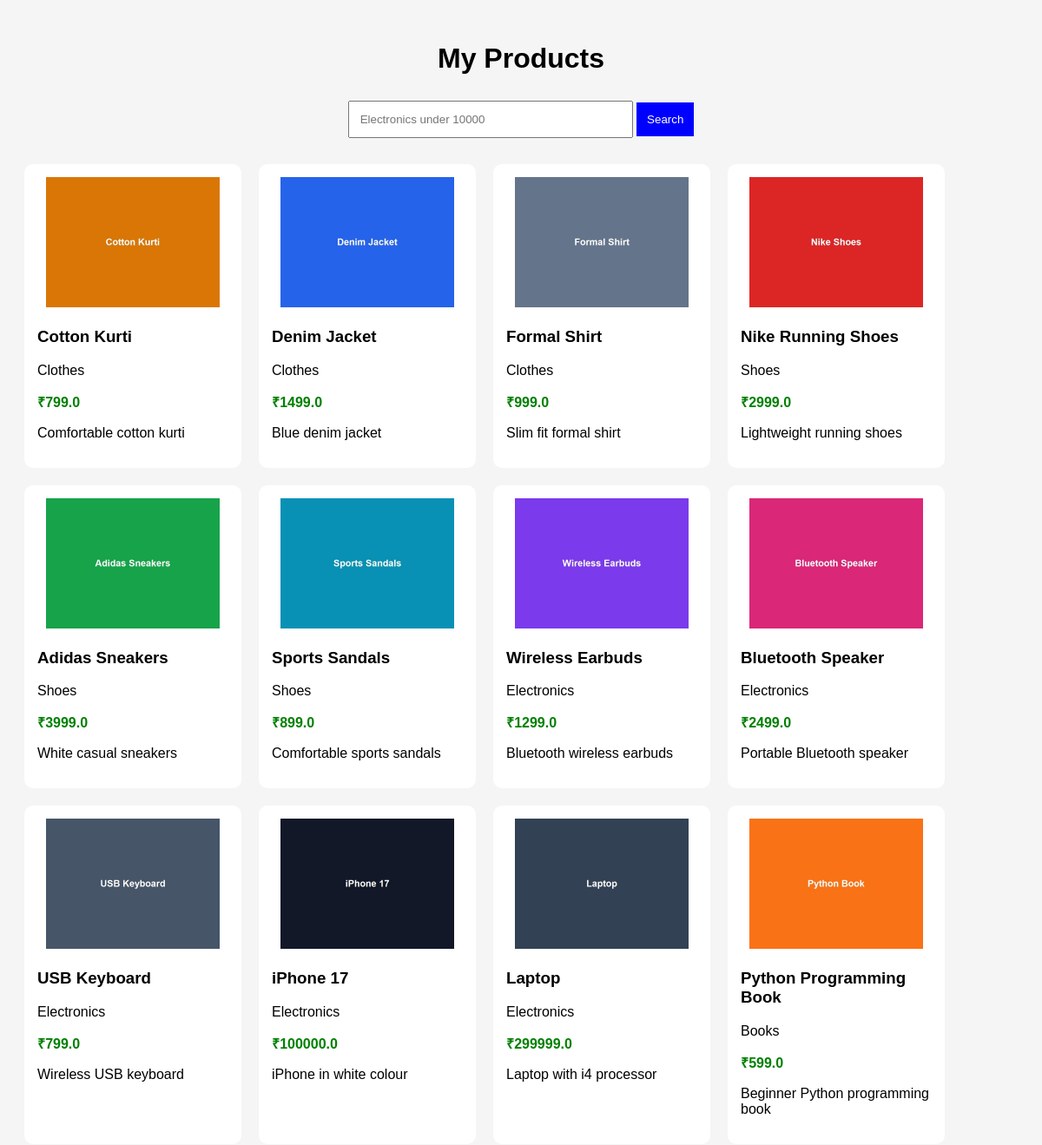
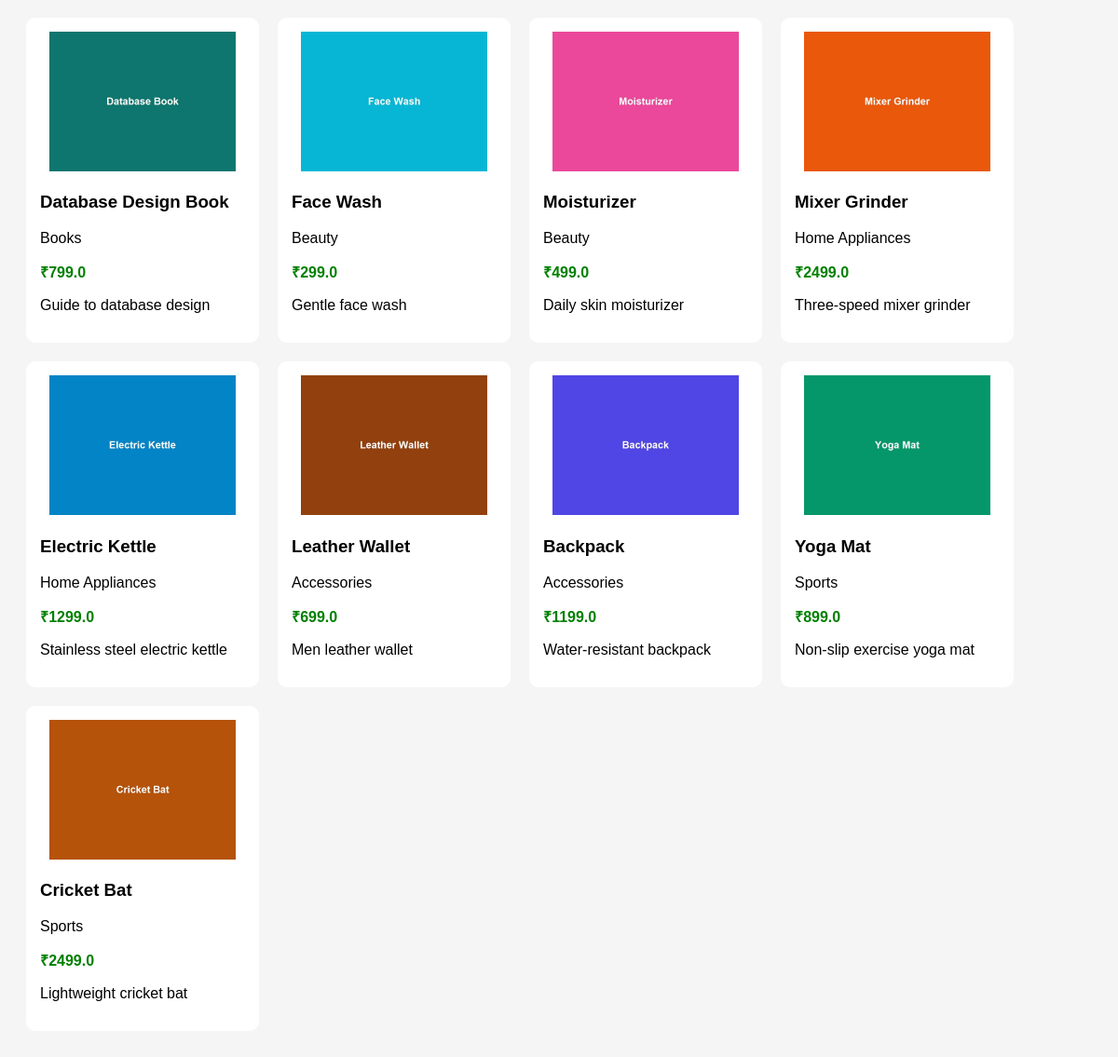
Page /products on the committed database (2 pictures, top to bottom).
### tables this page shows
CREATE TABLE products (
    product_id INTEGER PRIMARY KEY AUTOINCREMENT,
    product_name TEXT NOT NULL,
    price REAL NOT NULL,
    product_description TEXT,
    image TEXT,
    category_id INTEGER NOT NULL,
    created_at TIMESTAMP DEFAULT CURRENT_TIMESTAMP,
    updated_at TIMESTAMP DEFAULT CURRENT_TIMESTAMP,
    FOREIGN KEY (category_id) REFERENCES category(category_id)
);

CREATE TABLE category (
    category_id INTEGER PRIMARY KEY AUTOINCREMENT,
    category_name TEXT NOT NULL,
	created_at TIMESTAMP DEFAULT CURRENT_TIMESTAMP, updated_at TIMESTAMP DEFAULT CURRENT_TIMESTAMP);

### controllers/products_controller.py (the view, shortened to what this page needs)
@product_bp.route("/products")
def products():
    search = request.args.get("q", "").lower()
    conn = sqlite3.connect("logindb.db")
    conn.row_factory = sqlite3.Row
    cursor = conn.cursor()
    sql = """
        SELECT products.*, category.category_name
        FROM products
        JOIN category
        ON products.category_id = category.category_id
        WHERE 1=1
    """
    values = []
    cursor.execute(sql, values)
    products = cursor.fetchall()
    conn.close()
    return render_template(
        "products.html",
        products=products,
        search=search
    )

### templates/products.html (shortened to what this page needs)
<!DOCTYPE html>
<html>
<head>
</head>
<body>
<h1>My Products</h1>
<form action="/products" method="GET">
    <input
        type="text"
        name="q"
        value="{{ search }}"
        placeholder="Electronics under 10000"
    >
    <button type="submit">Search</button>
</form>
<div class="products">
    {% for p in products %}
    <div class="card">
        <img
            src="{{ url_for('static',
            filename='products/' + p['image']) }}"
            onerror="this.style.display='none'"
        >
        <h3>{{ p['product_name'] }}</h3>
        <p>{{ p['category_name'] }}</p>
        <p class="price">₹{{ p['price'] }}</p>
        <p>{{ p['product_description'] }}</p>
    </div>
    {% else %}
    <p>No products found.</p>
    {% endfor %}
</div>
</body>
</html>

### templates/products.html (style rules this page uses)
body { font-family: Arial; background: #f5f5f5; padding: 20px; }
h1 { text-align: center; }
form { text-align: center; margin: 30px; }
input { padding: 12px; width: 300px; }
button { padding: 12px; background: blue; color: white; border: none; }
.products { display: flex; flex-wrap: wrap; gap: 20px; }
.card { background: white; padding: 15px; width: 220px; border-radius: 10px; }
img { width: 100%; height: 150px; object-fit: contain; }
.price { color: green; font-weight: bold; }

### rows in the picture
products: image (picture), product_name "Cotton Kurti", category_name "Clothes", price "799.0", product_description "Comfortable cotton kurti"
products: image (picture), product_name "Denim Jacket", category_name "Clothes", price "1499.0", product_description "Blue denim jacket"
products: image (picture), product_name "Formal Shirt", category_name "Clothes", price "999.0", product_description "Slim fit formal shirt"
products: image (picture), product_name "Nike Running Shoes", category_name "Shoes", price "2999.0", product_description "Lightweight running shoes"
products: image (picture), product_name "Adidas Sneakers", category_name "Shoes", price "3999.0", product_description "White casual sneakers"
products: image (picture), product_name "Sports Sandals", category_name "Shoes", price "899.0", product_description "Comfortable sports sandals"
products: image (picture), product_name "Wireless Earbuds", category_name "Electronics", price "1299.0", product_description "Bluetooth wireless earbuds"
products: image (picture), product_name "Bluetooth Speaker", category_name "Electronics", price "2499.0", product_description "Portable Bluetooth speaker"
products: image (picture), product_name "USB Keyboard", category_name "Electronics", price "799.0", product_description "Wireless USB keyboard"
products: image (picture), product_name "iPhone 17", category_name "Electronics", price "100000.0", product_description "iPhone in white colour"
products: image (picture), product_name "Laptop", category_name "Electronics", price "299999.0", product_description "Laptop with i4 processor"
products: image (picture), product_name "Python Programming Book", category_name "Books", price "599.0", product_description "Beginner Python programming book"
products: image (picture), product_name "Database Design Book", category_name "Books", price "799.0", product_description "Guide to database design"
products: image (picture), product_name "Face Wash", category_name "Beauty", price "299.0", product_description "Gentle face wash"
products: image (picture), product_name "Moisturizer", category_name "Beauty", price "499.0", product_description "Daily skin moisturizer"
products: image (picture), product_name "Mixer Grinder", category_name "Home Appliances", price "2499.0", product_description "Three-speed mixer grinder"
products: image (picture), product_name "Electric Kettle", category_name "Home Appliances", price "1299.0", product_description "Stainless steel electric kettle"
products: image (picture), product_name "Leather Wallet", category_name "Accessories", price "699.0", product_description "Men leather wallet"
products: image (picture), product_name "Backpack", category_name "Accessories", price "1199.0", product_description "Water-resistant backpack"
products: image (picture), product_name "Yoga Mat", category_name "Sports", price "899.0", product_description "Non-slip exercise yoga mat"
products: image (picture), product_name "Cricket Bat", category_name "Sports", price "2499.0", product_description "Lightweight cricket bat"
